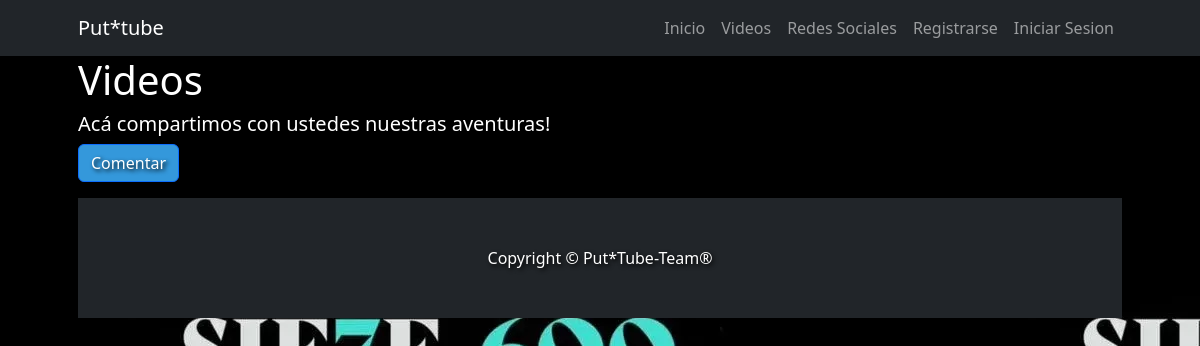
Page /Producto/ on the earlier database version.
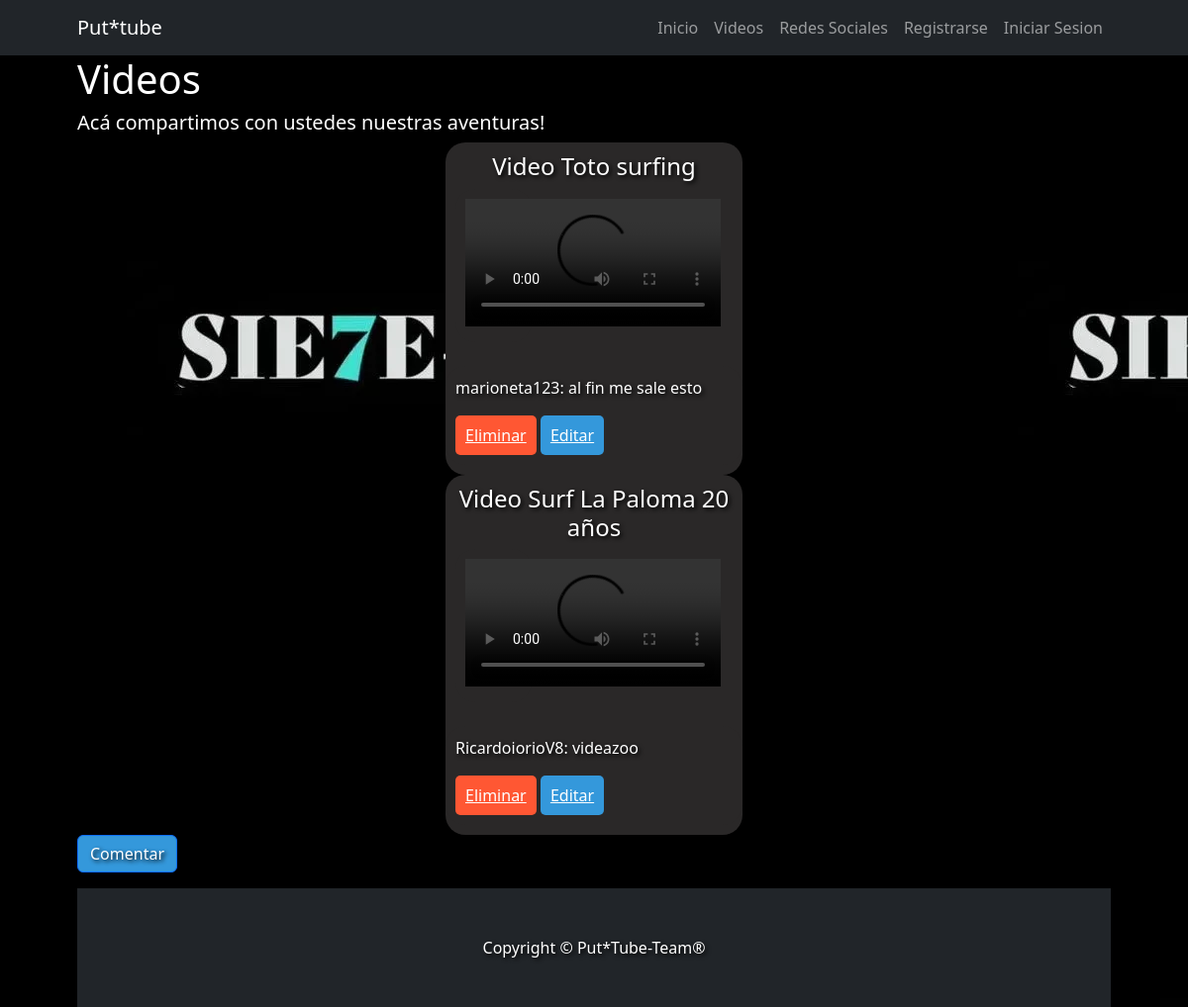
Same page on the later database version.
### Cliente/models.py (models this page shows, shortened)
class Videos(models.Model):
    video = models.FileField(upload_to="videos/", null=True, blank=True)
    titulo = models.CharField(max_length=30)

class Comentario(models.Model):
    autor = models.ForeignKey(User, on_delete=models.CASCADE)
    texto = models.CharField(max_length=2200)
    post = models.ForeignKey(Videos, on_delete=models.CASCADE)

### Producto/views.py (the view)
# urls.py: path("", views.view_Producto, name = "Producto"),
def view_Producto(request):
    todos_los_videos = models.Videos.objects.all()
    todos_los_comentarios = models.Comentario.objects.all()
    if request.user.is_authenticated:
        usuario = request.user
        avatar = models.Avatar.objects.filter(user=usuario).last()
        avatar_url = avatar.imagen.url if avatar is not None else ""
    else:
        avatar_url=None
    return render(request, "Producto/index.html", context= {"avatar_url":avatar_url,"videos": todos_los_videos,"comentarios":todos_los_comentarios})

### Producto/templates/Producto/index.html (shortened to what this page needs)
{% extends 'MainM/base.html' %}
{% block contenido_titulo %}
    Videos
{% endblock contenido_titulo %}
{% block contenido %}
    <h5>Acá compartimos con ustedes nuestras aventuras!</h5>
    {% for vid in videos %}
        <div class="video-container">
            <h4>{{ vid.titulo }}</h4>
            <div class="row">
                <div class="col-md-4 mb-4">
                    <div class="card-body">
                        <div class="video-container">
                            <video src="{{ vid.video.url }}" type="video/mp4" controls allowfullscreen="" frameborder="0" style="width: 450%;"></video>
                        </div>
                    </div>
                </div>
                {% for comentario in vid.comentario_set.all %}
                    <div class="comentario-container">
                        <p class="comentario">{{ comentario.autor }}: {{ comentario.texto }}</p>
                    <button class="eliminar-btn">
                        <a href="{% url 'Cliente:borrarcomentario' comentario.id %}" style="color: white;">Eliminar</a>
                    </button>
                    <button class="editar-btn">
                        <a href="{% url 'Cliente:eleccioncomentario' comentario.id %}" style="color: white;">Editar</a>
                    </button>
                    </div>
                {% endfor %}
            </div>
        </div>
    {% endfor %}
        <p><a class="btn btn-primary" style="background-color: #3498db;" href="{% url 'Producto:comentar' %}">Comentar</a></p>
{% endblock contenido %}

### MainM/templates/MainM/base.html (shortened to what this page needs)
{% load static %}
<!DOCTYPE html>
<html lang="es">
    <head>
        <link href="{% static 'MainM/css/styles.css' %}" rel="stylesheet" />
    </head>
    <body>
        {% include 'Cliente/navbar.html' %}
        <div class="container px-4 px-lg-5">
            <h1>
                {% block contenido_titulo %}
                {% endblock contenido_titulo %}
            </h1>
            {% block contenido %}
            {% endblock contenido %}
        {% include 'MainM/footer.html' %}
    </body>
</html>

### Cliente/templates/Cliente/navbar.html (shortened to what this page needs)
{% load static %}
<nav class="navbar navbar-expand-lg navbar-dark bg-dark">
    <div class="container px-5">
        <a class="navbar-brand" href="#!">Put*tube</a>
        <div class="collapse navbar-collapse" id="navbarSupportedContent">
            <ul class="navbar-nav ms-auto mb-2 mb-lg-0">
                <li class="nav-item"><a class="nav-link" aria-current="page" href="{% url 'MainM:MainM' %}">Inicio</a></li>
                <li class="nav-item"><a class="nav-link" href="{% url 'Producto:Producto' %}">Videos</a></li>
                <li class="nav-item"><a class="nav-link" href="{% url 'MainM:Redes' %}">Redes Sociales</a></li>
                <li class="nav-item"><a class="nav-link" href="{% url 'Cliente:Cliente' %}">Registrarse</a></li>
                <ul class="navbar-nav ms-auto mb-2 mb-lg-0">
                    {% if user.is_authenticated %}
                        <li class="nav-item"><a class="nav-link" href="{% url 'Cliente:editarusuario' %}">Editar Usuario: {{ user.username }}</a></li>
                        <li class="nav-item"><a class="nav-link" href="{% url 'Cliente:logout' %}">Cerrar Sesion</a></li>
                        {% if avatar_url %}
                            <li class="nav-item avatar-container">
                                <img src="{{ avatar_url }}" alt="Avatar" class="avatar-img"/>
                            </li>
                        {% else %}
                            <li class="nav-item avatar-container">
                                <img src="{% static 'MainM/img/avatar_predeterminado.webp' %}" alt="Avatar" class="avatar-img"/>
                            </li>
                        {% endif %}
                    {% else %}
                        <li class="nav-item"><a class="nav-link" href="{% url 'Cliente:login' %}">Iniciar Sesion</a></li>
                    {% endif %}
                </ul>
            </ul>
        </div>
    </div>
</nav>

### MainM/templates/MainM/footer.html
<footer class="py-5 bg-dark">
    <div class="container px-4 px-lg-5"><p class="m-0 text-center text-white">Copyright &copy; Put*Tube-Team&REG;</p></div>
</footer>

### Producto/templates/Producto/index.html (style rules this page uses)
.video-container { background-color: rgb(42, 40, 40); padding: 10px; border-radius: 20px; margin-bottom: 20px; max-width: 300px; margin: auto; text-align: center; align-items: center; }
.comentario-container { background-color: rgb(42, 40, 40); padding: 10px; border-radius: 20px; margin-bottom: 20px; max-width: 300px; margin: auto; text-align: left; }
.comentario { color: #fff; }
.eliminar-btn { background-color: #FF5733; color: white; padding: 8px 10px; border: none; border-radius: 5px; cursor: pointer; }
.editar-btn { background-color: #3498db; color: white; padding: 8px 10px; border: none; border-radius: 5px; cursor: pointer; }

Differences in the rows shown:
added Videos: titulo "Video Toto surfing"
added Comentario: autor "marioneta123", texto "al fin me sale esto", shown under "Video Toto surfing"
added Videos: titulo "Video Surf La Paloma 20 años"
added Comentario: autor "RicardoiorioV8", texto "videazoo", shown under "Video Surf La Paloma 20 años"
